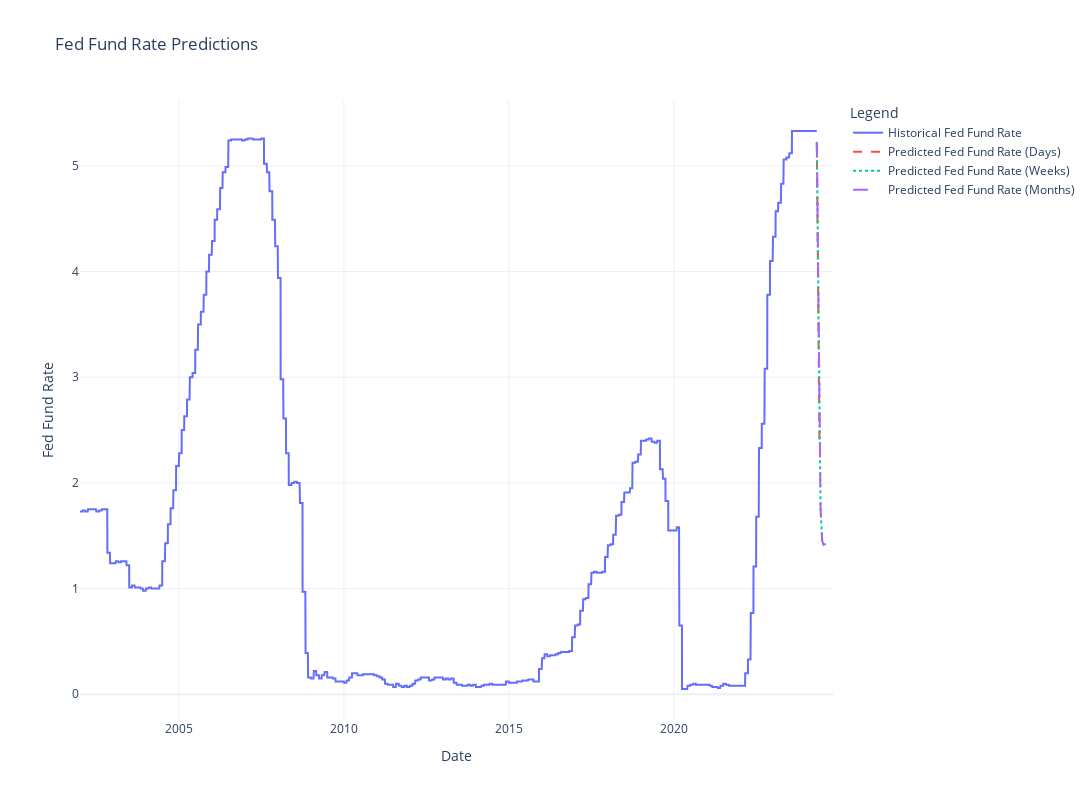

Write notebook code for a chart like this one.
### Code cell
import plotly.graph_objects as go

# Plot the historical data and predictions using Plotly
fig = go.Figure()

# Add historical data trace
fig.add_trace(go.Scatter(x=df.index, y=df['Fed_Fund_rate'], mode='lines', name='Historical Fed Fund Rate'))

# Add future predictions traces
fig.add_trace(go.Scatter(x=future_days_df.index, y=future_days_df['Predicted_Fed_Fund_rate'], mode='lines', name='Predicted Fed Fund Rate (Days)', line=dict(dash='dash')))
fig.add_trace(go.Scatter(x=future_weeks_df.index, y=future_weeks_df['Predicted_Fed_Fund_rate'], mode='lines', name='Predicted Fed Fund Rate (Weeks)', line=dict(dash='dot')))
fig.add_trace(go.Scatter(x=future_months_df.index, y=future_months_df['Predicted_Fed_Fund_rate'], mode='lines', name='Predicted Fed Fund Rate (Months)', line=dict(dash='longdash')))

# Customize the plot
fig.update_layout(title='Fed Fund Rate Predictions',
                  xaxis_title='Date',
                  yaxis_title='Fed Fund Rate',
                  legend_title='Legend',
                  template='plotly_white',
                  width=1500,
                  height=800)

# Show the plot
fig.show()

### Figure 1 — Plotly figure (JSON) as saved in the notebook; plotly's stock layout.template omitted (floating-point values rounded to 4 significant figures; data arrays with more than 128 entries replaced by an {"elided": "..."} marker saying what was removed)
{"data": [{"mode": "lines", "name": "Historical Fed Fund Rate", "type": "scatter", "x": {"elided": "5510 str values"}, "y": {"elided": "5510 float values"}}, {"line": {"dash": "dash"}, "mode": "lines", "name": "Predicted Fed Fund Rate (Days)", "type": "scatter", "x": ["2024-05-02T00:00:00", "2024-05-03T00:00:00", "2024-05-04T00:00:00", "2024-05-05T00:00:00", "2024-05-06T00:00:00", "2024-05-07T00:00:00", "2024-05-08T00:00:00", "2024-05-09T00:00:00", "2024-05-10T00:00:00", "2024-05-11T00:00:00", "2024-05-12T00:00:00", "2024-05-13T00:00:00", "2024-05-14T00:00:00", "2024-05-15T00:00:00", "2024-05-16T00:00:00", "2024-05-17T00:00:00", "2024-05-18T00:00:00", "2024-05-19T00:00:00", "2024-05-20T00:00:00", "2024-05-21T00:00:00", "2024-05-22T00:00:00", "2024-05-23T00:00:00", "2024-05-24T00:00:00", "2024-05-25T00:00:00", "2024-05-26T00:00:00", "2024-05-27T00:00:00", "2024-05-28T00:00:00", "2024-05-29T00:00:00", "2024-05-30T00:00:00", "2024-05-31T00:00:00"], "y": [5.222, 5.119, 5.023, 4.93, 4.838, 4.744, 4.65, 4.552, 4.452, 4.349, 4.244, 4.139, 4.033, 3.926, 3.82, 3.712, 3.604, 3.499, 3.394, 3.29, 3.189, 3.091, 2.995, 2.9, 2.808, 2.721, 2.636, 2.555, 2.477, 2.403]}, {"line": {"dash": "dot"}, "mode": "lines", "name": "Predicted Fed Fund Rate (Weeks)", "type": "scatter", "x": ["2024-05-02T00:00:00", "2024-05-03T00:00:00", "2024-05-04T00:00:00", "2024-05-05T00:00:00", "2024-05-06T00:00:00", "2024-05-07T00:00:00", "2024-05-08T00:00:00", "2024-05-09T00:00:00", "2024-05-10T00:00:00", "2024-05-11T00:00:00", "2024-05-12T00:00:00", "2024-05-13T00:00:00", "2024-05-14T00:00:00", "2024-05-15T00:00:00", "2024-05-16T00:00:00", "2024-05-17T00:00:00", "2024-05-18T00:00:00", "2024-05-19T00:00:00", "2024-05-20T00:00:00", "2024-05-21T00:00:00", "2024-05-22T00:00:00", "2024-05-23T00:00:00", "2024-05-24T00:00:00", "2024-05-25T00:00:00", "2024-05-26T00:00:00", "2024-05-27T00:00:00", "2024-05-28T00:00:00", "2024-05-29T00:00:00", "2024-05-30T00:00:00", "2024-05-31T00:00:00", "2024-06-01T00:00:00", "2024-06-02T00:00:00", "2024-06-03T00:00:00", "2024-06-04T00:00:00", "2024-06-05T00:00:00", "2024-06-06T00:00:00", "2024-06-07T00:00:00", "2024-06-08T00:00:00", "2024-06-09T00:00:00", "2024-06-10T00:00:00", "2024-06-11T00:00:00", "2024-06-12T00:00:00", "2024-06-13T00:00:00", "2024-06-14T00:00:00", "2024-06-15T00:00:00", "2024-06-16T00:00:00", "2024-06-17T00:00:00", "2024-06-18T00:00:00", "2024-06-19T00:00:00", "2024-06-20T00:00:00", "2024-06-21T00:00:00", "2024-06-22T00:00:00", "2024-06-23T00:00:00", "2024-06-24T00:00:00", "2024-06-25T00:00:00", "2024-06-26T00:00:00", "2024-06-27T00:00:00", "2024-06-28T00:00:00", "2024-06-29T00:00:00", "2024-06-30T00:00:00", "2024-07-01T00:00:00", "2024-07-02T00:00:00", "2024-07-03T00:00:00", "2024-07-04T00:00:00", "2024-07-05T00:00:00", "2024-07-06T00:00:00", "2024-07-07T00:00:00", "2024-07-08T00:00:00", "2024-07-09T00:00:00", "2024-07-10T00:00:00", "2024-07-11T00:00:00", "2024-07-12T00:00:00", "2024-07-13T00:00:00", "2024-07-14T00:00:00", "2024-07-15T00:00:00", "2024-07-16T00:00:00", "2024-07-17T00:00:00", "2024-07-18T00:00:00", "2024-07-19T00:00:00", "2024-07-20T00:00:00", "2024-07-21T00:00:00", "2024-07-22T00:00:00", "2024-07-23T00:00:00", "2024-07-24T00:00:00"], "y": [5.222, 5.119, 5.023, 4.93, 4.838, 4.744, 4.65, 4.552, 4.452, 4.349, 4.244, 4.139, 4.033, 3.926, 3.82, 3.712, 3.604, 3.499, 3.394, 3.29, 3.189, 3.091, 2.995, 2.9, 2.808, 2.721, 2.636, 2.555, 2.477, 2.403, 2.334, 2.268, 2.204, 2.144, 2.088, 2.035, 1.985, 1.938, 1.895, 1.854, 1.815, 1.781, 1.747, 1.716, 1.687, 1.661, 1.637, 1.615, 1.594, 1.575, 1.558, 1.542, 1.528, 1.516, 1.504, 1.493, 1.483, 1.473, 1.465, 1.458, 1.453, 1.447, 1.442, 1.438, 1.434, 1.431, 1.428, 1.426, 1.423, 1.421, 1.42, 1.419, 1.418, 1.417, 1.416, 1.416, 1.416, 1.416, 1.416, 1.416, 1.417, 1.417, 1.417, 1.417]}, {"line": {"dash": "longdash"}, "mode": "lines", "name": "Predicted Fed Fund Rate (Months)", "type": "scatter", "x": {"elided": "180 str values"}, "y": {"elided": "180 float values"}}], "layout": {"height": 800, "legend": {"title": {"text": "Legend"}}, "title": {"text": "Fed Fund Rate Predictions"}, "width": 1500, "xaxis": {"title": {"text": "Date"}}, "yaxis": {"title": {"text": "Fed Fund Rate"}}}}
